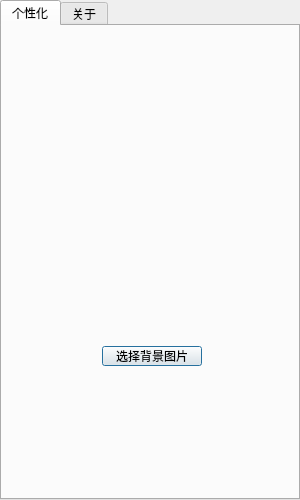
<?xml version="1.0" encoding="UTF-8"?>
<ui version="4.0">
 <class>SettingMenu</class>
 <widget class="QDialog" name="SettingMenu">
  <property name="geometry">
   <rect>
    <x>0</x>
    <y>0</y>
    <width>300</width>
    <height>500</height>
   </rect>
  </property>
  <property name="windowTitle">
   <string>设置</string>
  </property>
  <widget class="QTabWidget" name="Setting">
   <property name="geometry">
    <rect>
     <x>0</x>
     <y>0</y>
     <width>300</width>
     <height>500</height>
    </rect>
   </property>
   <widget class="QWidget" name="Custom">
    <attribute name="title">
     <string>个性化</string>
    </attribute>
    <widget class="QLabel" name="Background">
     <property name="geometry">
      <rect>
       <x>0</x>
       <y>50</y>
       <width>300</width>
       <height>250</height>
      </rect>
     </property>
     <property name="text">
      <string/>
     </property>
    </widget>
    <widget class="QPushButton" name="SetBackground">
     <property name="geometry">
      <rect>
       <x>100</x>
       <y>320</y>
       <width>100</width>
       <height>20</height>
      </rect>
     </property>
     <property name="text">
      <string>选择背景图片</string>
     </property>
    </widget>
   </widget>
   <widget class="QWidget" name="About">
    <attribute name="title">
     <string>关于</string>
    </attribute>
    <widget class="QLabel" name="Author">
     <property name="geometry">
      <rect>
       <x>0</x>
       <y>100</y>
       <width>300</width>
       <height>20</height>
      </rect>
     </property>
     <property name="text">
      <string>作者：</string>
     </property>
     <property name="alignment">
      <set>Qt::AlignCenter</set>
     </property>
    </widget>
    <widget class="QLabel" name="Version">
     <property name="geometry">
      <rect>
       <x>0</x>
       <y>120</y>
       <width>300</width>
       <height>20</height>
      </rect>
     </property>
     <property name="text">
      <string>版本：</string>
     </property>
     <property name="alignment">
      <set>Qt::AlignCenter</set>
     </property>
    </widget>
    <widget class="QPushButton" name="CheckUpdate">
     <property name="geometry">
      <rect>
       <x>110</x>
       <y>180</y>
       <width>75</width>
       <height>30</height>
      </rect>
     </property>
     <property name="text">
      <string>检查更新</string>
     </property>
    </widget>
   </widget>
  </widget>
 </widget>
 <resources/>
 <connections/>
</ui>
